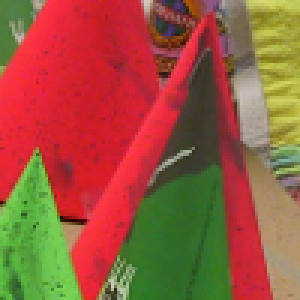
%> input picture cross/IoU/论文展示代码/3/L.png, 100 x 100 px (shown 3 times larger)
$ octave test6.m   (GNU Octave 9; MATLAB toolbox functions it lacks are replaced by stand-ins)
%> lines starting %> are read from the running program, lines starting %| are printed output that depends on the picture
### cross/IoU/论文展示代码/3/getAdaptiveRegion4.m
% region is 0/1
function [Window,i,region, pixelIndex,newL] = getAdaptiveRegion4(WINDOW_THRESHOLD,height,width,seed_y,seed_x,pImage_CIELab,pixelIndex,regionIndex,newL,R,G,B)

tempImage=ones(height,width,1)*(200);
Window_j=1;
i_max=100;
% the ID of a pixel
region = zeros(height,width);
region(seed_y,seed_x)=1;
pixelIndex(seed_y,seed_x)=regionIndex;

% save all the pixels which meet the requirements of a seed
Window(:,Window_j)=[seed_y;seed_x];
Window_j=Window_j+1;

% save the pixels which meet the requirements of a seed in generation ii
Window_temp(:,1,1)=[seed_y;seed_x];

for i=1:i_max %the generation of the seeds
	temp=size(Window_temp(:,:,i));
% [4 lines of commented-out code are left out]
    Window_temp_j=1;
	Window_temp_num=0;
	for ii=1:temp(1,2)%the seeds of generation ii

		Position=Window_temp(:,ii,i);
		Position_y=Position(1,1);
		Position_x=Position(2,1);

		if(Position_y<1 || Position_y>height || Position_x<1 || Position_x>width)
%             disp([num2str(i),'   jump 1']);
			continue;
		end;

		for Wy = -1:1
			for Wx = -1:1
				Ix = Position_x + Wx;
				Iy = Position_y + Wy;
                if(Iy<1 || Iy>height || Ix<1 || Ix>width || region(Iy,Ix)==1)%every pixel belongs to some regions
%                     if(Iy<1 || Iy>height || Ix<1 || Ix>width || region(Iy,Ix)==1 || pixelIndex(Iy,Ix)~=0)
%                     if(Iy<1 || Iy>height || Ix<1 || Ix>width || region(Iy,Ix)~=0 || pixelIndex(Iy,Ix)~=0)%every pixel only belongs to one region
%                     disp('jump 2');
					continue;
				end;
				dL = ( pImage_CIELab(Iy,Ix,1)-pImage_CIELab(seed_y,seed_x,1) )^2;
				da = ( pImage_CIELab(Iy,Ix,2)-pImage_CIELab(seed_y,seed_x,2) )^2;
				db = ( pImage_CIELab(Iy,Ix,3)-pImage_CIELab(seed_y,seed_x,3) )^2;
%                 disp([Position_y,Position_x,Iy,Ix,dL,da,db,sqrt(dL + da + db)]);
% 				if(sqrt(dL + da + db) < WINDOW_THRESHOLD)
                if(max(max(dL,da),db) < WINDOW_THRESHOLD)
%                     disp([Iy,Ix])
					Window_temp_num=Window_temp_num+1;% the number of the seeds in generation i
                    tempImage(Iy,Ix,1)=1;
					Window(:,Window_j)=[Iy;Ix];
					Window_j=Window_j+1;
					Window_temp(:,Window_temp_j,i+1)=[Iy;Ix];
%                      disp([i+1,Window_temp_j])
					Window_temp_j=Window_temp_j+1;
%  					disp([Iy,Ix])
					region(Iy,Ix)=1;
                    pixelIndex(Iy,Ix)=regionIndex;
                    newL(Iy,Ix,1)=pImage_CIELab(Iy,Ix,1);
                    newL(Iy,Ix,2)=pImage_CIELab(Iy,Ix,2);
                    newL(Iy,Ix,3)=pImage_CIELab(Iy,Ix,3);
                else
                    tempImage(Iy,Ix,1)=150;
					region(Iy,Ix)=-1;
				end;

			end;
		end;
    end
%     rank(Window_temp(:,:,i+1))
%     Window_temp(:,:,i+1)
% 	pause;
	if(Window_temp_num==0)
        break;
    end;
end

% figure;imshow(tempImage,[]);
% size(Window)

end

### cross/IoU/论文展示代码/3/test6.m
%选定区域（左右支持区域的最小区域）作为支持区域，整幅图版求IoU，region is 0/1
clc;
clearvars;
close all;
clear all;

L = imread('L.png');
%> L is the input picture: size 100x100x3 uint8; mean R, G, B 154.2, 86.8, 61.6
newL = L;
newLL = L;
temp=size(L);
%> temp = [100 100 3]
height=temp(1,1,1);
%> height = 100
width=temp(1,2,1);
%> width = 100
WINDOW_THRESHOLD=40;

ones(height,width,1)*200;
ones(height,width,3)*200;
ones(height,width,3)*200;
L1=ones(height,width,1)*220;
L2=ones(height,width,1)*220;
L3=ones(height,width,1)*220;
newLL(:,:,1)=L1;
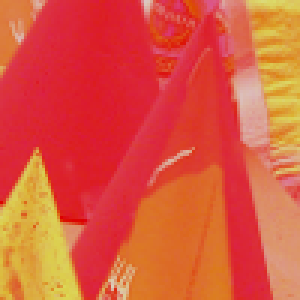
%> newLL: size 100x100x3 uint8 (shown 3 times larger); mean R, G, B 220, 86.8, 61.6
newLL(:,:,2)=L2;
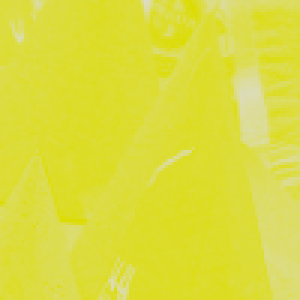
%> newLL: size 100x100x3 uint8 (shown 3 times larger); mean R, G, B 220, 220, 61.6
newLL(:,:,3)=L3;
%> newLL: size 100x100x3 uint8; every value is 220


tic


pixelIndexL = zeros(height,width);%to judge the pixel whether has already belong to a region,if yes,jump it
regionIndexL=1;

i=31;
j=31;
R=unifrnd(0,255);
G=unifrnd(0,255);
B=unifrnd(0,255);
seed_y=i;
seed_x=j;
for d=0:59
    d
    newL = newLL;
%> (the run ends here)
